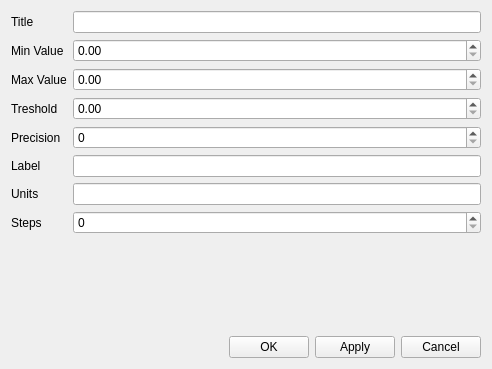
<?xml version="1.0" encoding="UTF-8"?>
<ui version="4.0">
 <class>SettingsDialog</class>
 <widget class="MdiChild" name="SettingsDialog">
  <property name="geometry">
   <rect>
    <x>0</x>
    <y>0</y>
    <width>492</width>
    <height>369</height>
   </rect>
  </property>
  <property name="windowTitle">
   <string>Form</string>
  </property>
  <layout class="QVBoxLayout" name="verticalLayout">
   <item>
    <layout class="QFormLayout" name="formLayout">
     <item row="1" column="0">
      <widget class="QLabel" name="label">
       <property name="text">
        <string>Min Value</string>
       </property>
      </widget>
     </item>
     <item row="4" column="0">
      <widget class="QLabel" name="label_2">
       <property name="text">
        <string>Precision</string>
       </property>
      </widget>
     </item>
     <item row="0" column="0">
      <widget class="QLabel" name="label_3">
       <property name="text">
        <string>Title</string>
       </property>
      </widget>
     </item>
     <item row="5" column="0">
      <widget class="QLabel" name="label_4">
       <property name="text">
        <string>Label</string>
       </property>
      </widget>
     </item>
     <item row="2" column="0">
      <widget class="QLabel" name="label_5">
       <property name="text">
        <string>Max Value</string>
       </property>
      </widget>
     </item>
     <item row="0" column="1">
      <widget class="QLineEdit" name="titleEdit"/>
     </item>
     <item row="3" column="0">
      <widget class="QLabel" name="label_6">
       <property name="text">
        <string>Treshold</string>
       </property>
      </widget>
     </item>
     <item row="6" column="0">
      <widget class="QLabel" name="label_7">
       <property name="text">
        <string>Units</string>
       </property>
      </widget>
     </item>
     <item row="7" column="0">
      <widget class="QLabel" name="label_8">
       <property name="text">
        <string>Steps</string>
       </property>
      </widget>
     </item>
     <item row="1" column="1">
      <widget class="QDoubleSpinBox" name="minValueEdit"/>
     </item>
     <item row="2" column="1">
      <widget class="QDoubleSpinBox" name="maxValueEdit"/>
     </item>
     <item row="3" column="1">
      <widget class="QDoubleSpinBox" name="tresholdEdit"/>
     </item>
     <item row="4" column="1">
      <widget class="QSpinBox" name="precisionEdit"/>
     </item>
     <item row="7" column="1">
      <widget class="QSpinBox" name="stepsEdit"/>
     </item>
     <item row="5" column="1">
      <widget class="QLineEdit" name="labelEdit"/>
     </item>
     <item row="6" column="1">
      <widget class="QLineEdit" name="unitsEdit"/>
     </item>
    </layout>
   </item>
   <item>
    <spacer name="verticalSpacer">
     <property name="orientation">
      <enum>Qt::Vertical</enum>
     </property>
     <property name="sizeHint" stdset="0">
      <size>
       <width>20</width>
       <height>40</height>
      </size>
     </property>
    </spacer>
   </item>
   <item>
    <layout class="QHBoxLayout" name="horizontalLayout">
     <item>
      <spacer name="horizontalSpacer">
       <property name="orientation">
        <enum>Qt::Horizontal</enum>
       </property>
       <property name="sizeHint" stdset="0">
        <size>
         <width>40</width>
         <height>20</height>
        </size>
       </property>
      </spacer>
     </item>
     <item>
      <widget class="QPushButton" name="okButton">
       <property name="text">
        <string>OK</string>
       </property>
      </widget>
     </item>
     <item>
      <widget class="QPushButton" name="applyButton">
       <property name="text">
        <string>Apply</string>
       </property>
      </widget>
     </item>
     <item>
      <widget class="QPushButton" name="cancelButton">
       <property name="text">
        <string>Cancel</string>
       </property>
      </widget>
     </item>
    </layout>
   </item>
  </layout>
 </widget>
 <customwidgets>
  <customwidget>
   <class>MdiChild</class>
   <extends>QWidget</extends>
   <header>../api/api.h</header>
   <container>1</container>
  </customwidget>
 </customwidgets>
 <resources/>
 <connections/>
</ui>
